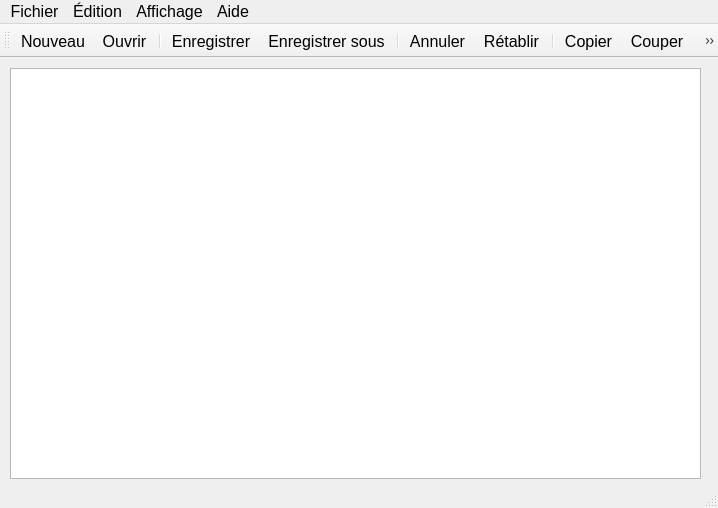
<?xml version="1.0" encoding="UTF-8"?>
<ui version="4.0">
 <class>MainWindow</class>
 <widget class="QMainWindow" name="MainWindow">
  <property name="geometry">
   <rect>
    <x>0</x>
    <y>0</y>
    <width>718</width>
    <height>508</height>
   </rect>
  </property>
  <property name="minimumSize">
   <size>
    <width>718</width>
    <height>508</height>
   </size>
  </property>
  <property name="font">
   <font>
    <pointsize>12</pointsize>
   </font>
  </property>
  <property name="windowTitle">
   <string>MainWindow</string>
  </property>
  <widget class="QWidget" name="centralwidget">
   <widget class="QWidget" name="verticalLayoutWidget">
    <property name="geometry">
     <rect>
      <x>10</x>
      <y>10</y>
      <width>691</width>
      <height>411</height>
     </rect>
    </property>
    <layout class="QVBoxLayout" name="verticalLayout">
     <item>
      <widget class="QTextEdit" name="textEdit">
       <property name="enabled">
        <bool>true</bool>
       </property>
       <property name="font">
        <font>
         <pointsize>12</pointsize>
        </font>
       </property>
       <property name="tabletTracking">
        <bool>false</bool>
       </property>
       <property name="autoFillBackground">
        <bool>false</bool>
       </property>
       <property name="inputMethodHints">
        <set>Qt::ImhMultiLine</set>
       </property>
       <property name="readOnly">
        <bool>false</bool>
       </property>
       <property name="markdown">
        <string/>
       </property>
       <property name="html">
        <string>&lt;!DOCTYPE HTML PUBLIC &quot;-//W3C//DTD HTML 4.0//EN&quot; &quot;http://www.w3.org/TR/REC-html40/strict.dtd&quot;&gt;
&lt;html&gt;&lt;head&gt;&lt;meta name=&quot;qrichtext&quot; content=&quot;1&quot; /&gt;&lt;meta charset=&quot;utf-8&quot; /&gt;&lt;style type=&quot;text/css&quot;&gt;
p, li { white-space: pre-wrap; }
&lt;/style&gt;&lt;/head&gt;&lt;body style=&quot; font-family:'Segoe UI'; font-size:12pt; font-weight:400; font-style:normal;&quot;&gt;
&lt;p style=&quot;-qt-paragraph-type:empty; margin-top:0px; margin-bottom:0px; margin-left:0px; margin-right:0px; -qt-block-indent:0; text-indent:0px;&quot;&gt;&lt;br /&gt;&lt;/p&gt;&lt;/body&gt;&lt;/html&gt;</string>
       </property>
      </widget>
     </item>
    </layout>
   </widget>
  </widget>
  <widget class="QMenuBar" name="menubar">
   <property name="geometry">
    <rect>
     <x>0</x>
     <y>0</y>
     <width>718</width>
     <height>28</height>
    </rect>
   </property>
   <widget class="QMenu" name="menuFile">
    <property name="title">
     <string>Fichier</string>
    </property>
    <addaction name="actionNew"/>
    <addaction name="actionOpen"/>
    <addaction name="separator"/>
    <addaction name="actionSave"/>
    <addaction name="actionSave_as"/>
    <addaction name="separator"/>
    <addaction name="actionExit"/>
   </widget>
   <widget class="QMenu" name="menuEdit">
    <property name="title">
     <string>Édition</string>
    </property>
    <addaction name="actionCopy"/>
    <addaction name="actionCut"/>
    <addaction name="actionPaste"/>
    <addaction name="separator"/>
    <addaction name="actionUndo"/>
    <addaction name="actionRedo"/>
    <addaction name="separator"/>
    <addaction name="actionFont"/>
   </widget>
   <widget class="QMenu" name="menuHelp">
    <property name="title">
     <string>Aide</string>
    </property>
    <addaction name="actionTips"/>
    <addaction name="separator"/>
    <addaction name="actionInfo"/>
    <addaction name="actionQt"/>
   </widget>
   <widget class="QMenu" name="menuDisplay">
    <property name="title">
     <string>Affichage</string>
    </property>
    <addaction name="actionAlways_on_top"/>
    <addaction name="separator"/>
    <addaction name="actionFullsreen"/>
   </widget>
   <addaction name="menuFile"/>
   <addaction name="menuEdit"/>
   <addaction name="menuDisplay"/>
   <addaction name="menuHelp"/>
  </widget>
  <widget class="QStatusBar" name="statusbar"/>
  <widget class="QToolBar" name="MainToolBar">
   <property name="windowTitle">
    <string>toolBar</string>
   </property>
   <attribute name="toolBarArea">
    <enum>TopToolBarArea</enum>
   </attribute>
   <attribute name="toolBarBreak">
    <bool>false</bool>
   </attribute>
   <addaction name="actionNew"/>
   <addaction name="actionOpen"/>
   <addaction name="separator"/>
   <addaction name="actionSave"/>
   <addaction name="actionSave_as"/>
   <addaction name="separator"/>
   <addaction name="actionUndo"/>
   <addaction name="actionRedo"/>
   <addaction name="separator"/>
   <addaction name="actionCopy"/>
   <addaction name="actionCut"/>
   <addaction name="actionPaste"/>
   <addaction name="separator"/>
   <addaction name="actionExit"/>
  </widget>
  <action name="actionNew">
   <property name="icon">
    <iconset resource="Ressources.qrc">
     <normaloff>:/imgs/imgs/document_new(32).bmp</normaloff>:/imgs/imgs/document_new(32).bmp</iconset>
   </property>
   <property name="text">
    <string>Nouveau</string>
   </property>
   <property name="shortcut">
    <string>Ctrl+N</string>
   </property>
  </action>
  <action name="actionOpen">
   <property name="icon">
    <iconset resource="Ressources.qrc">
     <normaloff>:/imgs/imgs/folder_into(32).bmp</normaloff>
     <normalon>:/imgs/C:/Users/saz12/Pictures/Icons/Open.bmp</normalon>:/imgs/imgs/folder_into(32).bmp</iconset>
   </property>
   <property name="text">
    <string>Ouvrir...</string>
   </property>
   <property name="shortcut">
    <string>Ctrl+O</string>
   </property>
  </action>
  <action name="actionSave_as">
   <property name="icon">
    <iconset resource="Ressources.qrc">
     <normaloff>:/imgs/imgs/save_as(32).bmp</normaloff>
     <normalon>:/imgs/C:/Users/saz12/Pictures/Icons/Save.bmp</normalon>:/imgs/imgs/save_as(32).bmp</iconset>
   </property>
   <property name="text">
    <string>Enregistrer sous...</string>
   </property>
   <property name="shortcut">
    <string>Ctrl+Shift+S</string>
   </property>
  </action>
  <action name="actionExit">
   <property name="icon">
    <iconset resource="Ressources.qrc">
     <normaloff>:/imgs/imgs/exit(32).bmp</normaloff>
     <normalon>:/imgs/C:/Users/saz12/Pictures/Icons/door_exit.bmp</normalon>:/imgs/imgs/exit(32).bmp</iconset>
   </property>
   <property name="text">
    <string>Quitter</string>
   </property>
  </action>
  <action name="actionSave">
   <property name="icon">
    <iconset resource="Ressources.qrc">
     <normaloff>:/imgs/imgs/floppy_disk(32).bmp</normaloff>:/imgs/imgs/floppy_disk(32).bmp</iconset>
   </property>
   <property name="text">
    <string>Enregistrer</string>
   </property>
   <property name="shortcut">
    <string>Ctrl+S</string>
   </property>
  </action>
  <action name="actionCopy">
   <property name="icon">
    <iconset resource="Ressources.qrc">
     <normaloff>:/imgs/imgs/copy(32).bmp</normaloff>
     <normalon>:/imgs/C:/Users/saz12/Pictures/Icons/Copy.bmp</normalon>:/imgs/imgs/copy(32).bmp</iconset>
   </property>
   <property name="text">
    <string>Copier</string>
   </property>
   <property name="shortcut">
    <string>Ctrl+C</string>
   </property>
  </action>
  <action name="actionPaste">
   <property name="icon">
    <iconset resource="Ressources.qrc">
     <normaloff>:/imgs/imgs/paste(32).bmp</normaloff>
     <normalon>:/imgs/C:/Users/saz12/Pictures/Icons/Paste.bmp</normalon>:/imgs/imgs/paste(32).bmp</iconset>
   </property>
   <property name="text">
    <string>Coller</string>
   </property>
   <property name="shortcut">
    <string>Ctrl+V</string>
   </property>
  </action>
  <action name="actionCut">
   <property name="icon">
    <iconset resource="Ressources.qrc">
     <normaloff>:/imgs/imgs/cut(32).bmp</normaloff>
     <normalon>:/imgs/C:/Users/saz12/Pictures/Icons/Cut.bmp</normalon>:/imgs/imgs/cut(32).bmp</iconset>
   </property>
   <property name="text">
    <string>Couper</string>
   </property>
   <property name="shortcut">
    <string>Ctrl+X</string>
   </property>
  </action>
  <action name="actionUndo">
   <property name="icon">
    <iconset resource="Ressources.qrc">
     <normaloff>:/imgs/imgs/undo(32).bmp</normaloff>:/imgs/imgs/undo(32).bmp</iconset>
   </property>
   <property name="text">
    <string>Annuler</string>
   </property>
   <property name="shortcut">
    <string>Ctrl+Z</string>
   </property>
  </action>
  <action name="actionRedo">
   <property name="icon">
    <iconset resource="Ressources.qrc">
     <normaloff>:/imgs/imgs/redo(32).bmp</normaloff>:/imgs/imgs/redo(32).bmp</iconset>
   </property>
   <property name="text">
    <string>Rétablir</string>
   </property>
   <property name="shortcut">
    <string>Ctrl+Y</string>
   </property>
  </action>
  <action name="actionInfo">
   <property name="icon">
    <iconset resource="Ressources.qrc">
     <normaloff>:/imgs/imgs/information(32).bmp</normaloff>:/imgs/imgs/information(32).bmp</iconset>
   </property>
   <property name="text">
    <string>À propos de Lestyleau-Notepad</string>
   </property>
   <property name="shortcut">
    <string>F1</string>
   </property>
  </action>
  <action name="actionTips">
   <property name="icon">
    <iconset resource="Ressources.qrc">
     <normaloff>:/imgs/imgs/help.bmp</normaloff>:/imgs/imgs/help.bmp</iconset>
   </property>
   <property name="text">
    <string>Tips</string>
   </property>
  </action>
  <action name="actionFont">
   <property name="text">
    <string>Police</string>
   </property>
  </action>
  <action name="actionAlways_on_top">
   <property name="text">
    <string>Toujours au top</string>
   </property>
  </action>
  <action name="actionFullsreen">
   <property name="text">
    <string>Plein écran</string>
   </property>
   <property name="shortcut">
    <string>F11</string>
   </property>
  </action>
  <action name="actionQt">
   <property name="icon">
    <iconset resource="Ressources.qrc">
     <normaloff>:/imgs/imgs/Qt.bmp</normaloff>:/imgs/imgs/Qt.bmp</iconset>
   </property>
   <property name="text">
    <string>À propos de Qt</string>
   </property>
   <property name="shortcut">
    <string>Shift+F1</string>
   </property>
  </action>
 </widget>
 <resources>
  <include location="Ressources.qrc"/>
 </resources>
 <connections/>
</ui>
